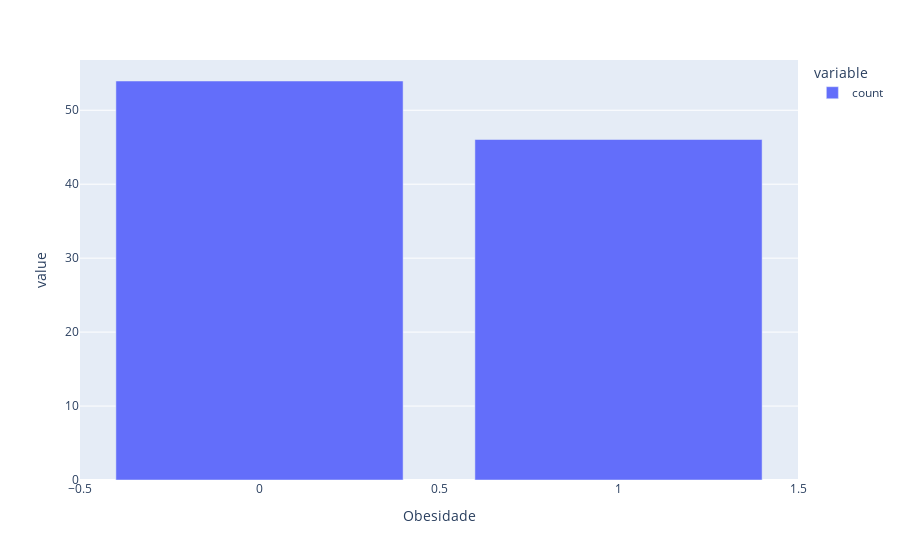

The notebook cell saved with this chart:
### Code cell
# Distribuição da Variável Target - Obesidade em porcentagem
px.bar(df_obesidade.value_counts('Obesidade') / len(df_obesidade) * 100)

### Figure 1 — Plotly figure (JSON) as saved in the notebook; plotly's stock layout.template omitted (floating-point values rounded to 4 significant figures)
{"data": [{"alignmentgroup": "True", "hovertemplate": "variable=count<br>Obesidade=%{x}<br>value=%{y}<extra></extra>", "legendgroup": "count", "marker": {"color": "#636efa", "pattern": {"shape": ""}}, "name": "count", "offsetgroup": "count", "orientation": "v", "showlegend": true, "textposition": "auto", "type": "bar", "x": [0, 1], "xaxis": "x", "y": [53.96, 46.04], "yaxis": "y"}], "layout": {"barmode": "relative", "legend": {"title": {"text": "variable"}, "tracegroupgap": 0}, "margin": {"t": 60}, "xaxis": {"anchor": "y", "domain": [0, 1], "title": {"text": "Obesidade"}}, "yaxis": {"anchor": "x", "domain": [0, 1], "title": {"text": "value"}}}}
